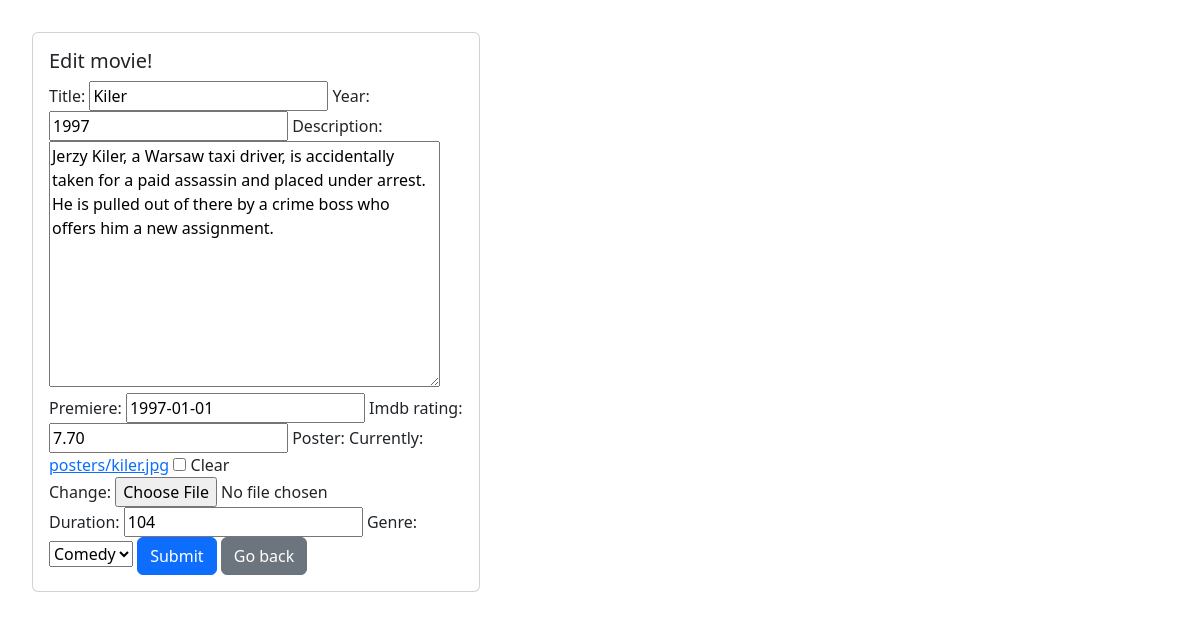
The page /moviesweb/edit/4 (signed in) on the database its author committed.
### moviesweb/models.py (models this page shows, shortened)
class Movie(models.Model):
    title = models.CharField(max_length=64, blank=False, unique=True)
    year = models.PositiveSmallIntegerField(default=2000)
    description = models.TextField(default='')
    premiere = models.DateField(null=True, blank=True)
    imdb_rating = models.DecimalField(max_digits=10, decimal_places=2, null=True, blank=True)
    poster = models.ImageField(upload_to="posters", null=True, blank=True)
    more_info = models.OneToOneField(MoreInfo, on_delete=models.CASCADE, null=True, blank=True)

class MoreInfo(models.Model):
        Genre = {
            (0,'Other'),
            (1,'Horror'),
            (2,'Drama'),
            (3,'Comedy'),
            (4,'Sci-fi')
        }
        duration = models.PositiveSmallIntegerField(default=0)
        genre = models.PositiveSmallIntegerField(default=0, choices=Genre)

### moviesweb/views.py (the view)
# urls.py: path('edit/<int:id>', edit_movie, name= 'edit_movie'),
@login_required
def edit_movie(request, id):
    movie = get_object_or_404(Movie, pk=id)
    ratings = MovieRating.objects.filter(movie=movie)
    actors = movie.actors.all()
    try:
        more_info = MoreInfo.objects.get(movie=movie.id)
    except MoreInfo.DoesNotExist:
        more_info = None
    form_movie = MovieForm(request.POST or None, request.FILES or None,instance=movie)
    form_more_info = MoreInfoForm(request.POST or None,instance=more_info)
    form_rating = MovieRatingForm(request.POST or None)
    if request.method== 'POST':
        if 'stars' in request.POST:
            rating = form_rating.save(commit=False)
            rating.movie = movie
            rating.save()
    if all((form_movie.is_valid(),form_more_info.is_valid())):
        movie = form_movie.save(commit=False)
        more_info = form_more_info.save()
        movie.more_info = more_info
        movie.save()
        return redirect(all_movies)
    return render(request,'movie_form.html',{'form_movie':form_movie,'form_more_info':form_more_info,'ratings':ratings,'form_rating':form_rating,'actors':actors, 'is_new':False})

### moviesweb/forms.py
class MovieForm(ModelForm):
    class Meta:
        model = Movie
        fields = ['title','year','description','premiere','imdb_rating','poster']

class MoreInfoForm(ModelForm):
    class Meta:
        model = MoreInfo
        fields = ['duration','genre']

### templates/movie_form.html (shortened to what this page needs)
{% extends 'main.html' %}
{% load bootstrap %}
{% block page %}
    <div class="card" style="width: 28rem;">
        <div class="card-body">
            {% if is_new %}
                    <h5 class="card-title">Add movie!</h5>
                {% else %}
                    <h5 class="card-title">Edit movie!</h5>
                {% endif %}
            <form method="post" enctype="multipart/form-data">
                {{ form_movie|bootstrap }}
                {{ form_more_info|bootstrap }}
                    {% if is_new %}
                    <button type="submit" class="btn btn-primary">Add movie</button>
                    {% else %}
                    <button type="submit" class="btn btn-primary">Submit</button>
                    {% endif %}
                <a href="{% url 'all_movies' %}" class="btn btn-secondary">Go back</a>
            </form>
        </div>
    </div>
{% endblock %}

### moviesweb/static/new.css (style rules this page uses)
body { padding: 2rem; }

### rows shown on the page
Movie: title "Kiler", year "1997", description "Jerzy Kiler, a Warsaw taxi driver, is accidentally taken for a paid assassin and placed under arrest. He is pulled out of there by a crime boss who offers him a new assignment.", premiere "1997-01-01", imdb_rating "7.70"
MoreInfo: duration "104", genre "Comedy"
